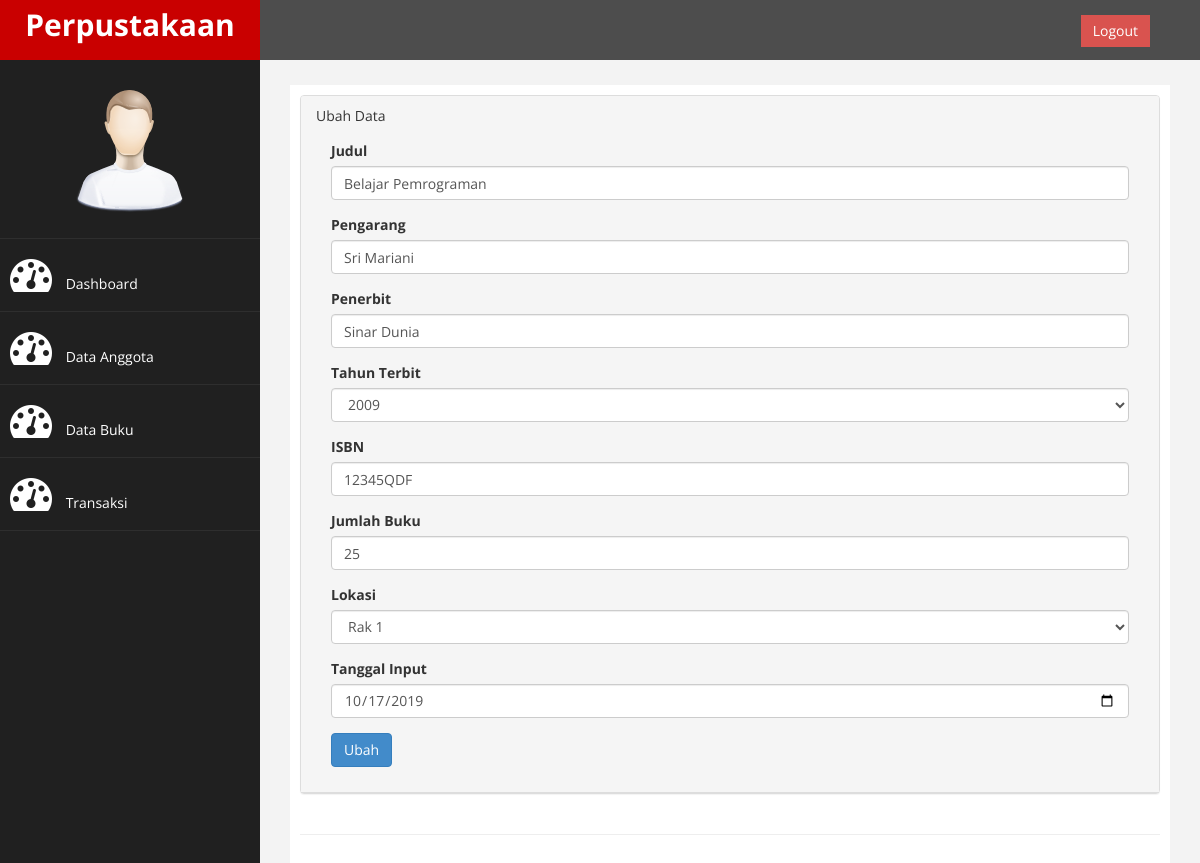
The page /?page=buku&aksi=ubah&id=1 on the database its author committed.
### tables this page shows
CREATE TABLE `tb_buku` (
  `id` int(9) NOT NULL,
  `judul` varchar(200) NOT NULL,
  `pengarang` varchar(100) NOT NULL,
  `penerbit` varchar(150) NOT NULL,
  `tahun_terbit` varchar(4) NOT NULL,
  `isbn` varchar(25) NOT NULL,
  `jumlah_buku` int(3) NOT NULL,
  `lokasi` enum('rak1','rak2','rak3') NOT NULL,
  `tgl_input` date NOT NULL
);

### page/buku/ubah.php (the view, shortened to what this page needs)
<?php
	$id = $_GET['id'];
	$sql = $koneksi->query("select * from tb_buku where id='$id'");
	$tampil = $sql->fetch_assoc();
	$tahun2 = $tampil['tahun_terbit'];
?>
 <div class="panel panel-default">
 <div class="panel-heading">
		 Ubah Data
 <div class="panel-body">
                            <div class="row">
                                <div class="col-md-12">
                                    <form method="POST" >
                                        <div class="form-group">
                                            <label>Judul</label>
                                            <input class="form-control" name="judul" value="<?php echo $tampil['judul'];?>" />
                                        </div>
										<div class="form-group">
                                            <label>Pengarang</label>
                                            <input class="form-control" name="pengarang" value="<?php echo $tampil['pengarang'];?>" />
                                        </div>
										<div class="form-group">
                                            <label>Penerbit</label>
                                            <input class="form-control" name="penerbit" value="<?php echo $tampil['penerbit'];?>" />
                                        </div>
										 <div class="form-group">
                                            <label>Tahun Terbit</label>
                                            <select class="form-control" name="tahun">
                                                <?php
													$tahun = date("Y");
													for ($i=$tahun-29; $i <= $tahun; $i++) {
															if ( $i == $tahun2) {
														    echo'<option value="'.$i.'" selected>'.$i.'</option>';
															}else{
															echo'<option value="'.$i.'">'.$i.'</option>';
														    }
													}
												?>
                                            </select>
                                        </div>
										<div class="form-group">
                                            <label>ISBN</label>
                                            <input class="form-control" name="isbn" value="<?php echo $tampil['isbn'];?>" />
                                        </div>
										<div class="form-group">
                                            <label>Jumlah Buku</label>
                                            <input class="form-control" type="number" name="jumlah" value="<?php echo $tampil['jumlah_buku'];?>" />
										</div>
										 <div class="form-group">
                                            <label>Lokasi</label>
                                            <select class="form-control" name="lokasi">
                                                <option value="rak1" <?php if ($tampil['lokasi']=='rak1') {echo "selected";} ?>>Rak 1</option>
                                            </select>
                                        </div>
										<div class="form-group">
                                            <label>Tanggal Input</label>
                                            <input class="form-control" name="tanggal" type="date" value="<?php echo $tampil['tgl_input'];?>" />
                                        </div>
										<div>
											<input type="submit" name="simpan" value="Ubah" class="btn btn-primary">
										</div>
									</div>
							  </div>
</div>
</div>
</div>

### assets/css/custom.css (style rules this page uses)
body { font-family: 'Open Sans', sans-serif; }

### rows shown on the page
tb_buku: judul "Belajar Pemrograman", pengarang "Sri Mariani", penerbit "Sinar Dunia", tahun "2009", isbn "12345QDF", jumlah "25", lokasi "Rak 1", tanggal "10/17/2019"
